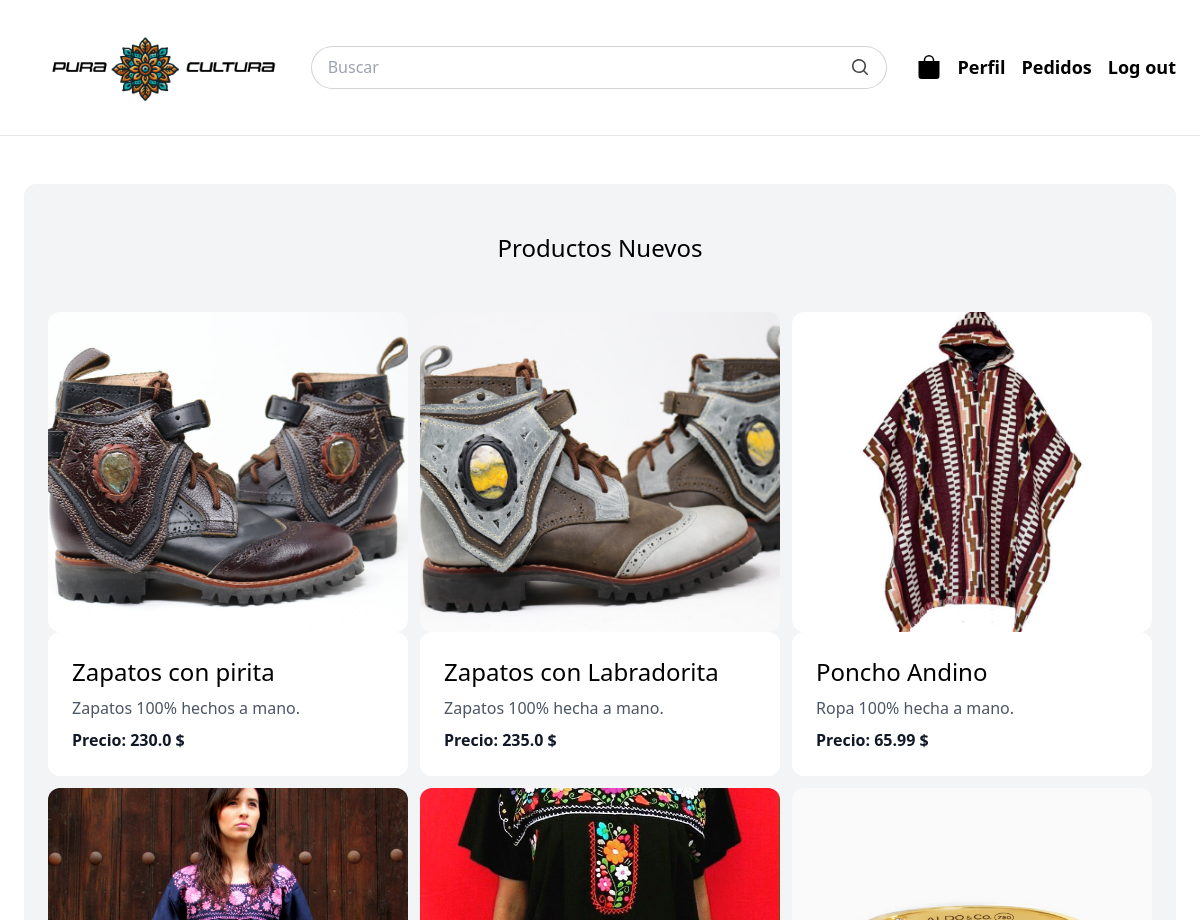
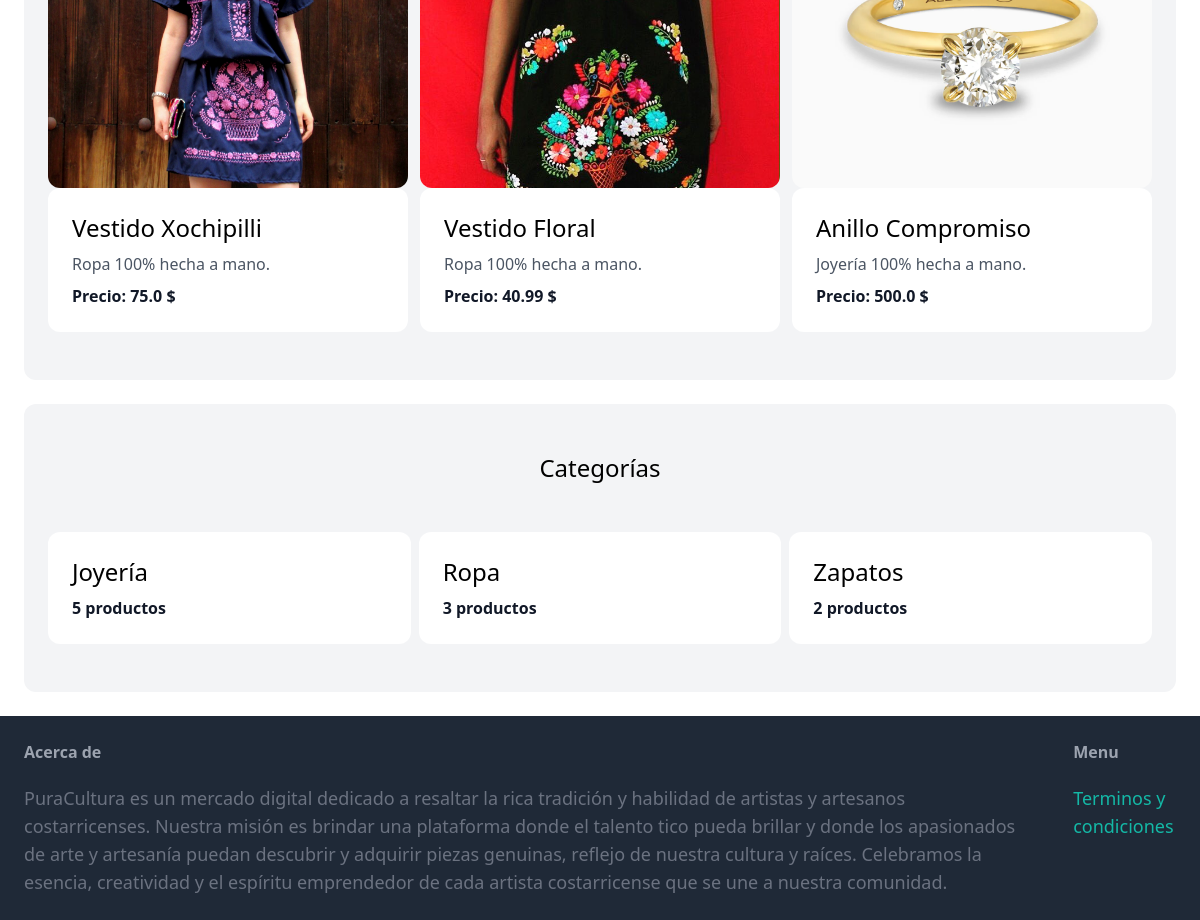
Screenshot of / (signed in) with the database file from the repository (2 pictures, top to bottom).
### item/models.py (models this page shows, shortened)
class Item(models.Model):
    category = models.ForeignKey(Category, related_name='items', on_delete=models.CASCADE, verbose_name='Categoría')
    name = models.CharField(max_length=255, verbose_name='Nombre')
    description = models.TextField(blank=True, null=True, verbose_name='Descripción')
    price = models.FloatField(verbose_name='Precio')
    image = models.ImageField(upload_to='item_images', blank=True, null=True, verbose_name='Imagen')
    created_by = models.ForeignKey(settings.AUTH_USER_MODEL, related_name='items', on_delete=models.CASCADE, verbose_name='Creado por')
    created_at = models.DateTimeField(auto_now_add=True, verbose_name='Creado en')
    stock = models.PositiveIntegerField(default=1, verbose_name='Inventario')
    class Meta:
        ordering = ('name',)

class Category(models.Model):
    name = models.CharField(max_length=255, verbose_name='Nombre')
    class Meta:
        ordering = ('name',)
        verbose_name_plural = 'Categorías'

### core/views.py (the view)
# urls.py: path('', views.frontpage, name='home'),
def frontpage(request):
    items = Item.objects.filter(stock__gt=0).order_by('-created_at')[:6]
    categories = Category.objects.annotate(
        num_items_in_stock=Count('items', filter=Q(items__stock__gt=0))
    ).filter(num_items_in_stock__gt=0)
    return render(request, 'core/frontpage.html',{
        'categories': categories,
        'items': items,
    })

### item/cart.py (called while the page is built)
    def __len__(self):
        return sum(item['quantity'] for item in self.cart.values())

### item/context_processors.py (called while the page is built)
def cart_item_count(request):
    return {'cart_item_count': len(Cart(request))}

### core/templates/core/frontpage.html (shortened to what this page needs)
{% extends 'core/base.html' %}
{% block content %}
   <div class="mt-6 px-6 py-12 bg-gray-100 rounded-xl">
        <h2 class="mb-12 text-2xl text-center">Productos Nuevos</h2>
        <div class="grid grid-cols-3 gap-3">
            {% for item in items %}
                <div>
                    <a href= "{% url 'item:detail' item.id %}">
                        <div>
                            <img src="{{ item.image.url }}" alt="item" class="w-full h-80 object-cover rounded-xl">
                        </div>
                        <div class="p-6 bg-white rounded-xl">
                            <h2 class="mb-2 text-2xl">{{ item.name }}</h2>
                            <p class="mb-2 text-gray-600">{{ item.description }}</p>
                            <p class="text-gray-900 font-bold">Precio: {{ item.price }} $</p>
                        </div>
                    </a>
                </div>
            {% endfor %}
        </div>
   </div>
   <div class="mt-6 px-6 py-12 bg-gray-100 rounded-xl">
    <h2 class="mb-12 text-2xl text-center">Categorías</h2>
    <div class="grid grid-cols-3 gap-2">
        {% for category in categories %}
            <div>
                <a href="{% url 'item:category_detail' category.id %}">
                    <div class="p-6 bg-white rounded-xl">
                        <h2 class="mb-2 text-2xl">{{ category.name }}</h2>
                        <p class="text-gray-900 font-bold">{{ category.items.count }} {% if category.items.count == 1 %}producto{% else %}productos{% endif %}</p>
                    </div>
                </a>
            </div>
        {% endfor %}
    </div>
</div>
{% endblock %}

### rows the page displays
Item: image (picture), name "Zapatos con pirita", description "Zapatos 100% hechos a mano.", price "230.0"
Item: image (picture), name "Zapatos con Labradorita", description "Zapatos 100% hecha a mano.", price "235.0"
Item: image (picture), name "Poncho Andino", description "Ropa 100% hecha a mano.", price "65.99"
Item: image (picture), name "Vestido Xochipilli", description "Ropa 100% hecha a mano.", price "75.0"
Item: image (picture), name "Vestido Floral", description "Ropa 100% hecha a mano.", price "40.99"
Item: image (picture), name "Anillo Compromiso", description "Joyería 100% hecha a mano.", price "500.0"
Category: name "Joyería", items.count "5", shows "productos"
Category: name "Ropa", items.count "3", shows "productos"
Category: name "Zapatos", items.count "2", shows "productos"
